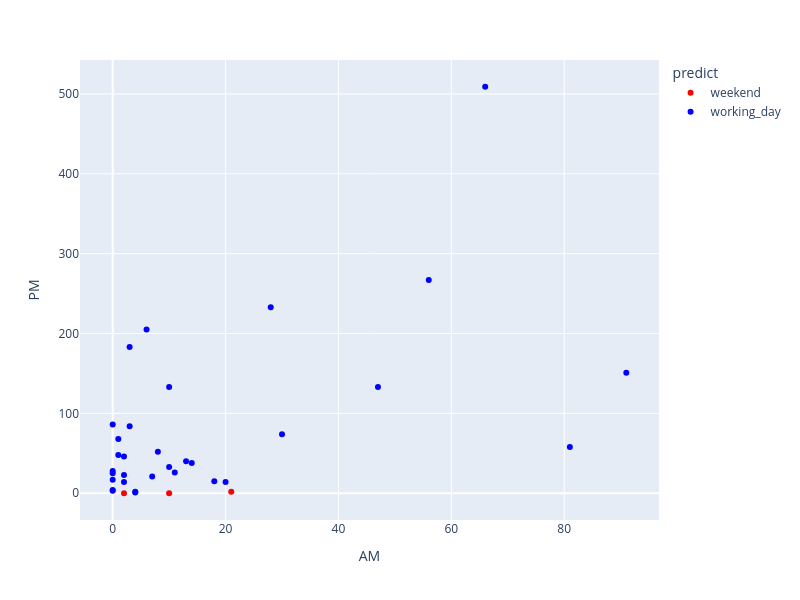

This figure's notebook cell:
### Code cell
fig = px.scatter(df, x='AM', y='PM', color='predict', hover_data=['date','target'], color_discrete_map={'working_day': 'blue', 'weekend': 'red'}, width=800, height=600)
fig.show()

### Figure 1 — Plotly figure (JSON) as saved in the notebook; plotly's stock layout.template omitted (floating-point values rounded to 4 significant figures)
{"data": [{"customdata": [["2020-04-17T00:00:00", "working_day"], ["2020-05-06T00:00:00", "working_day"], ["2020-05-15T00:00:00", "working_day"]], "hovertemplate": "predict=weekend<br>AM=%{x}<br>PM=%{y}<br>date=%{customdata[0]}<br>target=%{customdata[1]}<extra></extra>", "legendgroup": "weekend", "marker": {"color": "red", "symbol": "circle"}, "mode": "markers", "name": "weekend", "orientation": "v", "showlegend": true, "type": "scatter", "x": [21, 2, 10], "xaxis": "x", "y": [2, 0, 0], "yaxis": "y"}, {"customdata": [["2020-04-18T00:00:00", "weekend"], ["2020-04-19T00:00:00", "weekend"], ["2020-04-20T00:00:00", "working_day"], ["2020-04-21T00:00:00", "working_day"], ["2020-04-22T00:00:00", "working_day"], ["2020-04-23T00:00:00", "working_day"], ["2020-04-24T00:00:00", "working_day"], ["2020-04-25T00:00:00", "weekend"], ["2020-04-26T00:00:00", "weekend"], ["2020-04-27T00:00:00", "working_day"], ["2020-04-28T00:00:00", "working_day"], ["2020-04-29T00:00:00", "working_day"], ["2020-04-30T00:00:00", "working_day"], ["2020-05-01T00:00:00", "working_day"], ["2020-05-02T00:00:00", "weekend"], ["2020-05-03T00:00:00", "weekend"], ["2020-05-04T00:00:00", "working_day"], ["2020-05-05T00:00:00", "working_day"], ["2020-05-07T00:00:00", "working_day"], ["2020-05-08T00:00:00", "working_day"], ["2020-05-09T00:00:00", "weekend"], ["2020-05-10T00:00:00", "weekend"], ["2020-05-11T00:00:00", "working_day"], ["2020-05-12T00:00:00", "working_day"], ["2020-05-13T00:00:00", "working_day"], ["2020-05-14T00:00:00", "working_day"], ["2020-05-16T00:00:00", "weekend"], ["2020-05-17T00:00:00", "weekend"], ["2020-05-18T00:00:00", "working_day"], ["2020-05-19T00:00:00", "working_day"], ["2020-05-20T00:00:00", "working_day"], ["2020-05-21T00:00:00", "working_day"]], "hovertemplate": "predict=working_day<br>AM=%{x}<br>PM=%{y}<br>date=%{customdata[0]}<br>target=%{customdata[1]}<extra></extra>", "legendgroup": "working_day", "marker": {"color": "blue", "symbol": "circle"}, "mode": "markers", "name": "working_day", "orientation": "v", "showlegend": true, "type": "scatter", "x": [1, 18, 2, 0, 0, 10, 2, 30, 28, 4, 4, 0, 13, 8, 91, 47, 11, 81, 14, 3, 0, 10, 3, 56, 6, 66, 0, 2, 0, 20, 7, 1], "xaxis": "x", "y": [68, 15, 23, 25, 28, 33, 14, 74, 233, 2, 1, 17, 40, 52, 151, 133, 26, 58, 38, 84, 86, 133, 183, 267, 205, 509, 4, 46, 3, 14, 21, 48], "yaxis": "y"}], "layout": {"height": 600, "legend": {"title": {"text": "predict"}, "tracegroupgap": 0}, "margin": {"t": 60}, "width": 800, "xaxis": {"anchor": "y", "domain": [0, 1], "title": {"text": "AM"}}, "yaxis": {"anchor": "x", "domain": [0, 1], "title": {"text": "PM"}}}}
